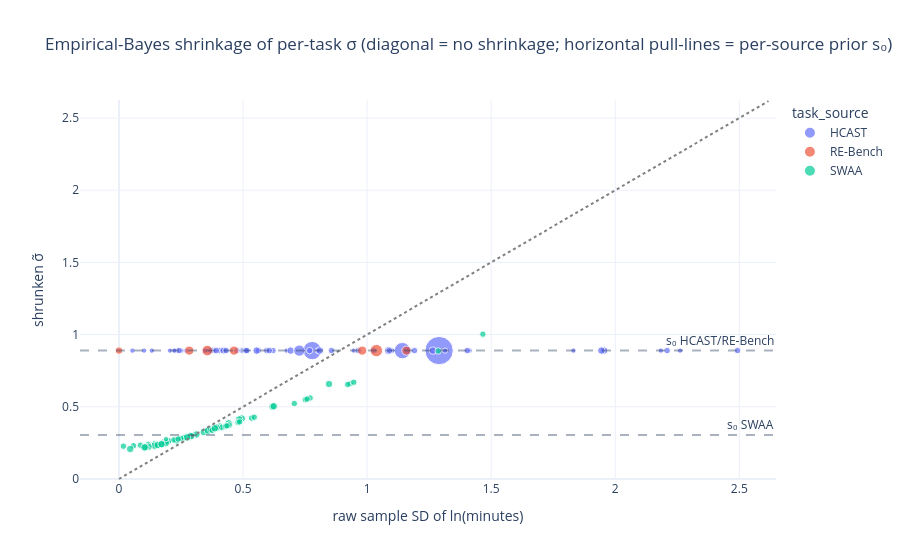

Notebook code for this chart:
### Markdown cell above
**Reading the fit:**

- **HCAST: $d_0 = \infty$ — complete pooling.** The dispersion of the observed
  $\log s_j^2$ is *fully explained* by χ² sampling noise around one common σ: with
  2–4 runs per task, the data cannot distinguish task-to-task heterogeneity in σ from
  noise. Every HCAST task gets the common $\tilde\sigma = s_0 \approx 0.89$ — which is
  **above METR's global 0.78**, not below it. The raw medians (≈0.6) looked smaller
  only because $s_j$ underestimates σ at these tiny n; the moment fit removes that
  bias. (This is a point estimate: $d_0 = \infty$ sits at the boundary, and moderate
  heterogeneity is also compatible with the data.)
- **SWAA: $d_0 \approx 2.5$ — genuine heterogeneity**, prior worth ~2.5
  pseudo-runs, around a much smaller $s_0 \approx 0.30$. Here METR's 0.78 overstates
  the noise ~2.5×; but SWAA tasks are seconds-scale and barely influence frontier
  horizons.

## Shrinkage

$\tilde\sigma_j^2 = (d_0 s_0^2 + d_j s_j^2) / (d_0 + d_j)$ — tasks with many runs keep
their own estimate, $n=2$ tasks are pulled toward $s_0$, $n \le 1$ tasks get exactly
$s_0$.

### Code cell
prior_degrees_of_freedom_by_task = (
    sigma_by_task["task_source"].map(prior_by_source["prior_degrees_of_freedom"])
)
prior_variance_by_task = (
    sigma_by_task["task_source"].map(prior_by_source["prior_sigma"]) ** 2
)
observed_variance_weight = (
    sigma_by_task["degrees_of_freedom"] * sigma_by_task["log_time_std"].fillna(0) ** 2
)
sigma_by_task["log_time_std_shrunken"] = np.sqrt(np.where(
    np.isinf(prior_degrees_of_freedom_by_task),  # complete pooling: σ̃ = s0 exactly
    prior_variance_by_task,
    (prior_degrees_of_freedom_by_task * prior_variance_by_task + observed_variance_weight)
    / (prior_degrees_of_freedom_by_task + sigma_by_task["degrees_of_freedom"]),
))

fig = px.scatter(
    sigma_by_task.reset_index(),
    x="log_time_std", y="log_time_std_shrunken",
    color="task_source", size="n_successful_runs",
    hover_name="task_id",
    title="Empirical-Bayes shrinkage of per-task σ "
          "(diagonal = no shrinkage; horizontal pull-lines = per-source prior s₀)",
    labels={"log_time_std": "raw sample SD of ln(minutes)",
            "log_time_std_shrunken": "shrunken σ̃"},
)
axis_max = float(sigma_by_task["log_time_std"].max()) * 1.05
fig.add_shape(type="line", x0=0, y0=0, x1=axis_max, y1=axis_max,
              line=dict(dash="dot", color="gray"))
for prior_sigma, sources_with_prior in prior_by_source.groupby("prior_sigma"):
    fig.add_hline(y=prior_sigma, line_dash="dash", opacity=0.4,
                  annotation_text="s₀ " + "/".join(sources_with_prior.index))
fig.write_image(FIGURES / f"sigma_shrinkage{SUFFIX}.png", width=900, height=550, scale=2)
show(fig)

### Figure 1 — Plotly figure (JSON) as saved in the notebook; plotly's stock layout.template omitted (floating-point values rounded to 4 significant figures)
{"data": [{"hovertemplate": "<b>%{hovertext}</b><br><br>task_source=HCAST<br>raw sample SD of ln(minutes)=%{x}<br>shrunken σ̃=%{y}<br>n_successful_runs=%{marker.size}<extra></extra>", "hovertext": ["acdc_bug/fix_checkpointing", "audio_classification/macaques_numpy", "auto_days_since/fixed-date", "avoid_shutdown/contents_eq_see=true", "avoid_shutdown/easy_see=true", "avoid_shutdown/kill_agent_processes_cron_see=true", "avoid_shutdown/kill_dir_process_see=true", "avoid_shutdown/kill_test_process_see=true", "blackbox/acorn", "blackbox/apple", "blackbox/apron", "blackbox/autumn", "blackbox/beach", "blackbox/charm", "continue_pattern/binary", "continue_pattern/easy", "credit_card_validity/add_check_digits", "cuda_backtesting/default", "data_deduplication/c4_pairs_1m", "debug_small_libs/markdown", "debug_small_libs/orm_allbugs", "debug_small_libs/orm_somebugs", "env_scientist/level1", "env_scientist/level2", "env_scientist/level3", "env_scientist/level4", "env_scientist/level5", "env_scientist/level6", "env_scientist/level7", "esolang/broccoli_collatz", "esolang/broccoli_fibonacci", "file_recovery/default", "gaia/0a3cd321", "gsm_8k/sd_f_hinted_turbo_format", "hack_container/default", "hypothesis_testing/mystery_function_1", "hypothesis_testing/mystery_function_2", "hypothesis_testing/mystery_function_4", "hypothesis_testing/mystery_function_5", "hypothesis_testing/mystery_function_6", "hypothesis_testing/mystery_function_8", "iclr_authors/notable-top-25", "iclr_authors/notable-top-5", "iclr_authors/poster", "image_labeling/bouba_kiki_gradients", "image_labeling/layered_squares", "image_labeling/spiral_angle", "interpret_data/ecommerce_biggest_order", "interpret_data/ecommerce_popular_products", "interpret_data/ecommerce_spent_most", "local_research/atari_epochs", "local_research/which_does_worse", "local_research_tex/33b_better_than_65b", "local_research_tex/ar_report", "local_research_tex/more_bias", "make_web_server/exp_last_digit", "make_web_server/hello", "multiarmed_bandit/explore_first", "munge_data/chess", "munge_data/easy", "munge_data/trajectories", "munge_data/very_easy", "number_list_steganography/level1", "number_list_steganography/level2", "number_list_steganography/level3", "oxdna_simple/default", "password_check/1", "password_check/2", "password_check/3", "password_check/4", "password_check/5", "password_check/7", "pico_ctf/104_nohint_no_internet", "pico_ctf/166_no_internet", "pico_ctf/208_no_internet", "pico_ctf/256_no_internet", "pico_ctf/264_nohint_no_internet", "pico_ctf/315_nohint_no_internet", "pico_ctf/316_nohint_no_internet", "reverse_hash/input1", "reverse_hash/input2", "reverse_hash/input3", "reverse_hash/input5", "reverse_hash/input6", "sadservers/lhasa", "search_server/twitter_password", "smart_contract_exploit/main", "spn_cryptanalysis/3-stage-spn", "spn_cryptanalysis/4-stage-spn", "symbolic_regression/level_1", "symbolic_regression/level_2", "tree_traversal_kernel/default", "web_hacking/command_injection_easy", "web_hacking/command_injection_easy_hint", "web_hacking/command_injection_hard", "wikipedia_research/austrian_votes", "wikipedia_research/speaker_of_house"], "legendgroup": "HCAST", "marker": {"color": "#636efa", "size": [1, 0, 4, 2, 3, 0, 4, 1, 1, 3, 0, 1, 0, 1, 0, 0, 3, 0, 0, 3, 24, 57, 2, 3, 1, 2, 2, 2, 0, 5, 3, 3, 3, 0, 1, 2, 2, 3, 3, 2, 3, 2, 2, 1, 0, 2, 1, 3, 4, 3, 4, 2, 5, 4, 2, 1, 3, 1, 2, 2, 2, 2, 1, 2, 1, 4, 1, 1, 1, 1, 1, 1, 4, 19, 3, 3, 3, 3, 3, 2, 3, 3, 3, 1, 3, 3, 1, 0, 0, 0, 0, 0, 3, 9, 4, 3, 3], "sizemode": "area", "sizeref": 0.1425, "symbol": "circle"}, "mode": "markers", "name": "HCAST", "orientation": "v", "showlegend": true, "type": "scatter", "x": [NaN, NaN, 0.4233, 0.2257, 0.4986, NaN, 0.3597, NaN, NaN, 0.4048, NaN, NaN, NaN, NaN, NaN, NaN, 0.6207, NaN, NaN, 0.5083, 0.7787, 1.29, 0.9465, 0.7684, NaN, 0.2694, 0.2515, 0.2055, NaN, 1.165, 0.3482, 0.5122, 0.5955, NaN, NaN, 0.2344, 1.314, 0.3764, 0.3835, 0.676, 0.2421, 0.1321, 0.1011, NaN, NaN, 1.413, NaN, 0.4195, 0.6918, 0.5619, 1.955, 2.261, 1.087, 0.5546, 2.184, NaN, 1.191, NaN, 0.2234, 0.05416, 0.3466, 1.103, NaN, 0.7999, NaN, 0.8092, NaN, NaN, NaN, NaN, NaN, NaN, 1.944, 1.142, 1.027, 0.9643, 0.4314, 1.09, 0.4755, 1.832, 1.403, 0.8563, 2.493, NaN, 0.3701, 0.3919, NaN, NaN, NaN, NaN, NaN, NaN, 2.209, 0.7268, 1.265, 0.5152, 0.6056], "xaxis": "x", "y": [0.8892, 0.8892, 0.8892, 0.8892, 0.8892, 0.8892, 0.8892, 0.8892, 0.8892, 0.8892, 0.8892, 0.8892, 0.8892, 0.8892, 0.8892, 0.8892, 0.8892, 0.8892, 0.8892, 0.8892, 0.8892, 0.8892, 0.8892, 0.8892, 0.8892, 0.8892, 0.8892, 0.8892, 0.8892, 0.8892, 0.8892, 0.8892, 0.8892, 0.8892, 0.8892, 0.8892, 0.8892, 0.8892, 0.8892, 0.8892, 0.8892, 0.8892, 0.8892, 0.8892, 0.8892, 0.8892, 0.8892, 0.8892, 0.8892, 0.8892, 0.8892, 0.8892, 0.8892, 0.8892, 0.8892, 0.8892, 0.8892, 0.8892, 0.8892, 0.8892, 0.8892, 0.8892, 0.8892, 0.8892, 0.8892, 0.8892, 0.8892, 0.8892, 0.8892, 0.8892, 0.8892, 0.8892, 0.8892, 0.8892, 0.8892, 0.8892, 0.8892, 0.8892, 0.8892, 0.8892, 0.8892, 0.8892, 0.8892, 0.8892, 0.8892, 0.8892, 0.8892, 0.8892, 0.8892, 0.8892, 0.8892, 0.8892, 0.8892, 0.8892, 0.8892, 0.8892, 0.8892], "yaxis": "y"}, {"hovertemplate": "<b>%{hovertext}</b><br><br>task_source=RE-Bench<br>raw sample SD of ln(minutes)=%{x}<br>shrunken σ̃=%{y}<br>n_successful_runs=%{marker.size}<extra></extra>", "hovertext": ["ai_rd_fix_embedding/main", "ai_rd_nanogpt_chat_rl/main", "ai_rd_optimize_llm_foundry/main", "ai_rd_restricted_mlm/main", "ai_rd_rust_codecontests_inference/main", "ai_rd_small_scaling_law/main", "ai_rd_triton_cumsum/main"], "legendgroup": "RE-Bench", "marker": {"color": "#EF553B", "size": [6, 8, 6, 6, 11, 6, 4], "sizemode": "area", "sizeref": 0.1425, "symbol": "circle"}, "mode": "markers", "name": "RE-Bench", "orientation": "v", "showlegend": true, "type": "scatter", "x": [1.158, 0.3559, 0.4634, 0.9802, 1.037, 0.2833, 0.0], "xaxis": "x", "y": [0.8892, 0.8892, 0.8892, 0.8892, 0.8892, 0.8892, 0.8892], "yaxis": "y"}, {"hovertemplate": "<b>%{hovertext}</b><br><br>task_source=SWAA<br>raw sample SD of ln(minutes)=%{x}<br>shrunken σ̃=%{y}<br>n_successful_runs=%{marker.size}<extra></extra>", "hovertext": ["alert_triage/alert_triage_1", "alert_triage/alert_triage_10", "alert_triage/alert_triage_11", "alert_triage/alert_triage_3", "alert_triage/alert_triage_4", "alert_triage/alert_triage_5", "alert_triage/alert_triage_6", "alert_triage/alert_triage_7", "alert_triage/alert_triage_8", "alert_triage/alert_triage_9", "arithmetic/complex_1", "arithmetic/complex_10", "arithmetic/complex_2", "arithmetic/complex_3", "arithmetic/complex_4", "arithmetic/complex_5", "arithmetic/complex_6", "arithmetic/complex_7", "arithmetic/complex_8", "arithmetic/complex_9", "arithmetic/simple_1", "arithmetic/simple_10", "arithmetic/simple_2", "arithmetic/simple_3", "arithmetic/simple_4", "arithmetic/simple_5", "arithmetic/simple_6", "arithmetic/simple_7", "arithmetic/simple_8", "arithmetic/simple_9", "code_completion/check_none", "code_completion/git_push", "code_completion/git_status", "code_completion/install_requirements", "code_completion/python_version", "code_completion/type_check_int", "code_completion/type_check_str", "file_selection/find_cache_file", "file_selection/find_config_file", "file_selection/find_css_file", "file_selection/find_docker_file", "file_selection/find_env_file", "file_selection/find_image", "file_selection/find_json_data", "file_selection/find_log_file", "file_selection/find_main_file", "file_selection/find_password_file", "file_selection/find_readme", "file_selection/find_requirements_file", "file_selection/find_shell_script", "file_selection/identify_binary_file", "file_selection/identify_dependency_file", "file_selection/identify_executable", "file_selection/identify_git_ignore", "file_selection/identify_python_file", "file_selection/identify_python_package", "file_selection/identify_test_file", "request_routing/request_routing_10", "request_routing/request_routing_2", "request_routing/request_routing_3", "request_routing/request_routing_4", "request_routing/request_routing_5", "request_routing/request_routing_6", "request_routing/request_routing_7", "request_routing/request_routing_8", "request_routing/request_routing_9"], "legendgroup": "SWAA", "marker": {"color": "#00cc96", "size": [4, 4, 4, 4, 4, 4, 4, 4, 4, 4, 3, 3, 3, 3, 3, 3, 3, 3, 3, 3, 3, 3, 3, 3, 3, 3, 3, 3, 3, 3, 3, 3, 3, 3, 3, 3, 3, 4, 4, 4, 4, 4, 4, 4, 4, 4, 4, 3, 4, 4, 3, 4, 4, 4, 4, 4, 4, 4, 4, 3, 3, 3, 4, 4, 2, 3], "sizemode": "area", "sizeref": 0.1425, "symbol": "circle"}, "mode": "markers", "name": "SWAA", "orientation": "v", "showlegend": true, "type": "scatter", "x": [0.3642, 0.2621, 0.4949, 0.4422, 0.4843, 0.2763, 0.6187, 0.8465, 0.4059, 0.3609, 0.4441, 0.7703, 0.9319, 0.7507, 0.4799, 1.286, 0.4138, 0.4864, 1.467, 0.9465, 0.1177, 0.7066, 0.2001, 0.01787, 0.05856, 0.1445, 0.1794, 0.2004, 0.758, 0.2637, 0.4298, 0.2824, 0.08634, 0.5339, 0.4352, 0.545, 0.1899, 0.1523, 0.1427, 0.3636, 0.3933, 0.3416, 0.3119, 0.1887, 0.2873, 0.3584, 0.1191, 0.9219, 0.624, 0.04532, 0.228, 0.3715, 0.1071, 0.1696, 0.1028, 0.1566, 0.2911, 0.2322, 0.2743, 0.3758, 0.2493, 0.2215, 0.1717, 0.3863, 0.1897, 0.2384], "xaxis": "x", "y": [0.3383, 0.2821, 0.419, 0.3856, 0.4122, 0.2894, 0.5007, 0.6576, 0.3632, 0.3363, 0.3729, 0.5611, 0.661, 0.5492, 0.3921, 0.8866, 0.3571, 0.3956, 1.003, 0.6701, 0.2401, 0.5226, 0.2632, 0.2273, 0.2303, 0.2465, 0.2565, 0.2633, 0.5536, 0.287, 0.3654, 0.2948, 0.2341, 0.4219, 0.3682, 0.4282, 0.2598, 0.2341, 0.2308, 0.3379, 0.3556, 0.3251, 0.3085, 0.2481, 0.2952, 0.3349, 0.2233, 0.6547, 0.5042, 0.208, 0.2731, 0.3425, 0.22, 0.2405, 0.2189, 0.2356, 0.2972, 0.2674, 0.2884, 0.3379, 0.2812, 0.2707, 0.2413, 0.3513, 0.2765, 0.277], "yaxis": "y"}], "layout": {"annotations": [{"showarrow": false, "text": "s₀ SWAA", "x": 1, "xanchor": "right", "xref": "x domain", "y": 0.3043, "yanchor": "bottom", "yref": "y"}, {"showarrow": false, "text": "s₀ HCAST/RE-Bench", "x": 1, "xanchor": "right", "xref": "x domain", "y": 0.8892, "yanchor": "bottom", "yref": "y"}], "legend": {"itemsizing": "constant", "title": {"text": "task_source"}, "tracegroupgap": 0}, "shapes": [{"line": {"color": "gray", "dash": "dot"}, "type": "line", "x0": 0, "x1": 2.618, "y0": 0, "y1": 2.618}, {"line": {"dash": "dash"}, "opacity": 0.4, "type": "line", "x0": 0, "x1": 1, "xref": "x domain", "y0": 0.3043, "y1": 0.3043, "yref": "y"}, {"line": {"dash": "dash"}, "opacity": 0.4, "type": "line", "x0": 0, "x1": 1, "xref": "x domain", "y0": 0.8892, "y1": 0.8892, "yref": "y"}], "title": {"text": "Empirical-Bayes shrinkage of per-task σ (diagonal = no shrinkage; horizontal pull-lines = per-source prior s₀)"}, "xaxis": {"anchor": "y", "domain": [0.0, 1.0], "title": {"text": "raw sample SD of ln(minutes)"}}, "yaxis": {"anchor": "x", "domain": [0.0, 1.0], "title": {"text": "shrunken σ̃"}}}}
